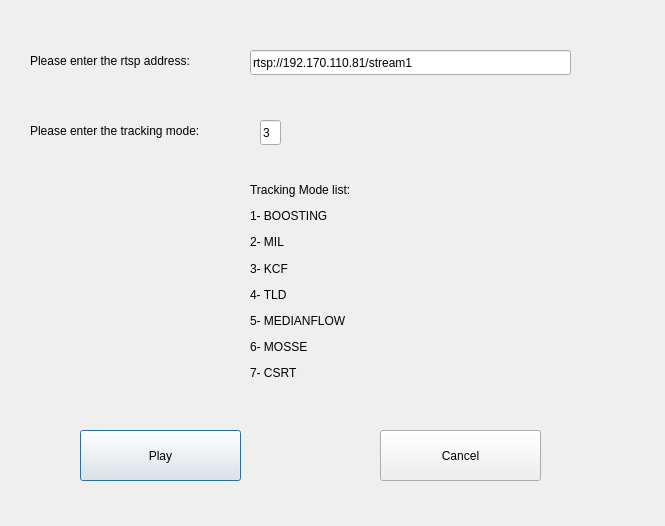
<?xml version="1.0" encoding="UTF-8"?>
<ui version="4.0">
 <class>Login</class>
 <widget class="QDialog" name="Login">
  <property name="geometry">
   <rect>
    <x>0</x>
    <y>0</y>
    <width>665</width>
    <height>526</height>
   </rect>
  </property>
  <property name="windowTitle">
   <string>Dialog</string>
  </property>
  <widget class="QPushButton" name="btn_play">
   <property name="geometry">
    <rect>
     <x>80</x>
     <y>430</y>
     <width>161</width>
     <height>51</height>
    </rect>
   </property>
   <property name="text">
    <string>Play</string>
   </property>
  </widget>
  <widget class="QPushButton" name="btn_cancel">
   <property name="geometry">
    <rect>
     <x>380</x>
     <y>430</y>
     <width>161</width>
     <height>51</height>
    </rect>
   </property>
   <property name="text">
    <string>Cancel</string>
   </property>
  </widget>
  <widget class="QLabel" name="label">
   <property name="geometry">
    <rect>
     <x>30</x>
     <y>50</y>
     <width>211</width>
     <height>21</height>
    </rect>
   </property>
   <property name="text">
    <string>Please enter the rtsp address:</string>
   </property>
  </widget>
  <widget class="QLineEdit" name="lineEdit">
   <property name="geometry">
    <rect>
     <x>250</x>
     <y>50</y>
     <width>321</width>
     <height>25</height>
    </rect>
   </property>
   <property name="text">
    <string>rtsp://192.170.110.81/stream1</string>
   </property>
  </widget>
  <widget class="QLineEdit" name="mode">
   <property name="geometry">
    <rect>
     <x>260</x>
     <y>120</y>
     <width>21</width>
     <height>25</height>
    </rect>
   </property>
   <property name="text">
    <string>3</string>
   </property>
  </widget>
  <widget class="QLabel" name="label_2">
   <property name="geometry">
    <rect>
     <x>30</x>
     <y>120</y>
     <width>221</width>
     <height>21</height>
    </rect>
   </property>
   <property name="text">
    <string>Please enter the tracking mode:</string>
   </property>
  </widget>
  <widget class="QWidget" name="layoutWidget">
   <property name="geometry">
    <rect>
     <x>250</x>
     <y>180</y>
     <width>131</width>
     <height>203</height>
    </rect>
   </property>
   <layout class="QVBoxLayout" name="verticalLayout">
    <item>
     <widget class="QLabel" name="label_3">
      <property name="text">
       <string>Tracking Mode list:</string>
      </property>
     </widget>
    </item>
    <item>
     <widget class="QLabel" name="label_4">
      <property name="text">
       <string>1- BOOSTING</string>
      </property>
     </widget>
    </item>
    <item>
     <widget class="QLabel" name="label_5">
      <property name="text">
       <string>2- MIL</string>
      </property>
     </widget>
    </item>
    <item>
     <widget class="QLabel" name="label_6">
      <property name="text">
       <string>3- KCF</string>
      </property>
     </widget>
    </item>
    <item>
     <widget class="QLabel" name="label_7">
      <property name="text">
       <string>4- TLD</string>
      </property>
     </widget>
    </item>
    <item>
     <widget class="QLabel" name="label_8">
      <property name="text">
       <string>5- MEDIANFLOW</string>
      </property>
     </widget>
    </item>
    <item>
     <widget class="QLabel" name="label_10">
      <property name="text">
       <string>6- MOSSE</string>
      </property>
     </widget>
    </item>
    <item>
     <widget class="QLabel" name="label_11">
      <property name="text">
       <string>7- CSRT</string>
      </property>
     </widget>
    </item>
   </layout>
  </widget>
 </widget>
 <resources/>
 <connections/>
</ui>
